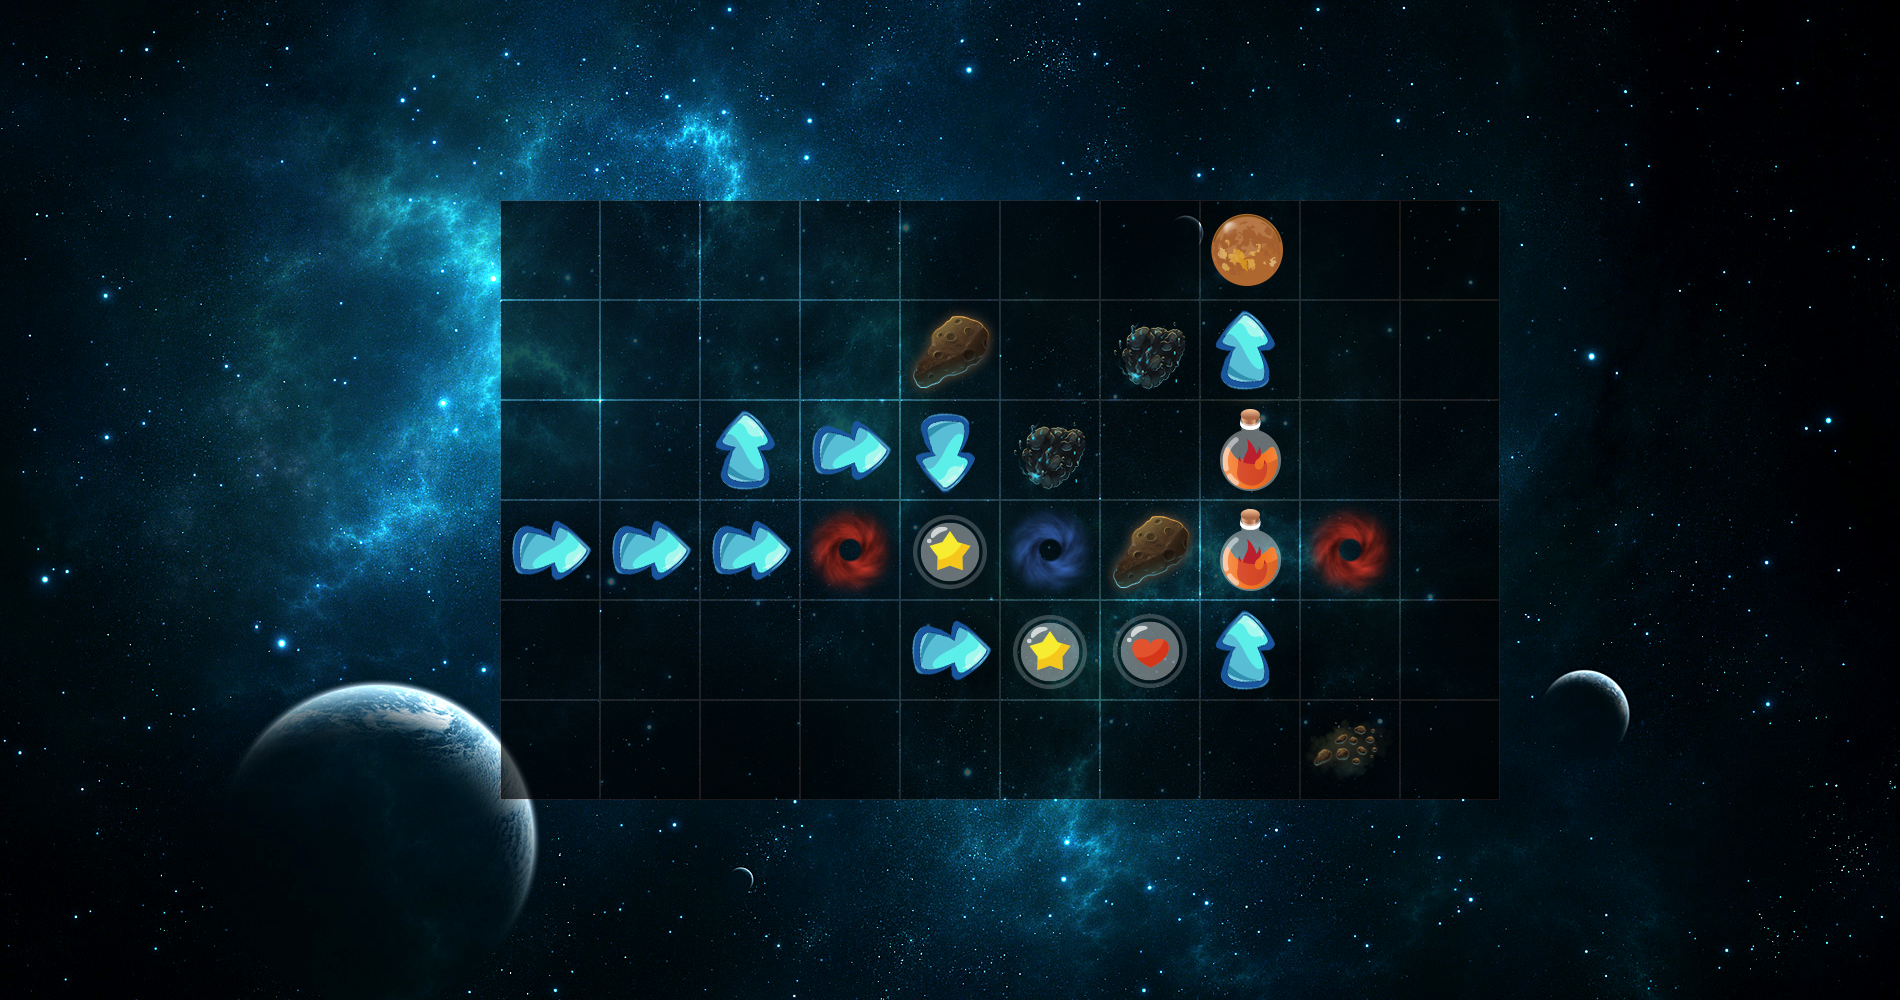

This is a level from a 2D game, rendered from its Tiled map with the project's own tilesets. A one-line summary and the complete map file follow:
An orthogonal 19x10 tile map with 100x100 px tiles, 5 tile layers (Tile Layer 1, grid, hole, item, ...), 5 tilesets and 1 object.

<map version="1.0" orientation="orthogonal" renderorder="right-up" width="19" height="10" tilewidth="100" tileheight="100" nextobjectid="8">
 <tileset firstgid="1" name="bg" tilewidth="100" tileheight="100" tilecount="228" columns="19">
  <image source="bg.jpg" width="1920" height="1200" />
 </tileset>
 <tileset firstgid="229" name="red-hole" tilewidth="100" tileheight="100" tilecount="100" columns="10">
  <image source="../common/red-hole.png" width="1000" height="1000" />
  <tile id="0">
   <animation>
    <frame tileid="0" duration="200" />
    <frame tileid="1" duration="200" />
    <frame tileid="2" duration="200" />
    <frame tileid="3" duration="200" />
    <frame tileid="4" duration="200" />
    <frame tileid="5" duration="200" />
    <frame tileid="6" duration="200" />
   </animation>
  </tile>
 </tileset>
 <tileset firstgid="329" name="blue-hole-black" tilewidth="100" tileheight="100" tilecount="100" columns="10">
  <image source="../common/blue-hole-black.png" width="1000" height="1000" />
  <tile id="0">
   <animation>
    <frame tileid="0" duration="200" />
    <frame tileid="1" duration="200" />
    <frame tileid="2" duration="200" />
    <frame tileid="3" duration="200" />
    <frame tileid="4" duration="200" />
    <frame tileid="5" duration="200" />
    <frame tileid="6" duration="200" />
   </animation>
  </tile>
 </tileset>
 <tileset firstgid="429" name="grid-game" tilewidth="100" tileheight="100" tilecount="1" columns="1">
  <image source="../common/grid-game.png" width="100" height="100" />
 </tileset>
 <tileset firstgid="430" name="character" tilewidth="100" tileheight="100" tilecount="54" columns="9">
  <image source="../common/character.png" width="960" height="640" />
 </tileset>
 <layer name="Tile Layer 1" width="19" height="10">
  <data encoding="csv">
20,21,22,23,24,25,26,27,28,29,30,31,32,33,34,35,36,37,38,
39,40,41,42,43,44,45,46,47,48,49,50,51,52,53,54,55,56,57,
58,59,60,61,62,63,64,65,66,67,68,69,70,71,72,73,74,75,76,
77,78,79,80,81,82,83,84,85,86,87,88,89,90,91,92,93,94,95,
96,97,98,99,100,101,102,103,104,105,106,107,108,109,110,111,112,113,114,
115,116,117,118,119,120,121,122,123,124,125,126,127,128,129,130,131,132,133,
134,135,136,137,138,139,140,141,142,143,144,145,146,147,148,149,150,151,152,
153,154,155,156,157,158,159,160,161,162,163,164,165,166,167,168,169,170,171,
172,173,174,175,176,177,178,179,180,181,182,183,184,185,186,187,188,189,190,
191,192,193,194,195,196,197,198,199,200,201,202,203,204,205,206,207,208,209
</data>
 </layer>
 <layer name="grid" width="19" height="10">
  <data encoding="csv">
0,0,0,0,0,0,0,0,0,0,0,0,0,0,0,0,0,0,0,
0,0,0,0,0,0,0,0,0,0,0,0,0,0,0,0,0,0,0,
0,0,0,0,0,429,429,429,429,429,429,429,429,429,429,0,0,0,0,
0,0,0,0,0,429,429,429,429,429,429,429,429,429,429,0,0,0,0,
0,0,0,0,0,429,429,429,429,429,429,429,429,429,429,0,0,0,0,
0,0,0,0,0,429,429,429,429,429,429,429,429,429,429,0,0,0,0,
0,0,0,0,0,429,429,429,429,429,429,429,429,429,429,0,0,0,0,
0,0,0,0,0,429,429,429,429,429,429,429,429,429,429,0,0,0,0,
0,0,0,0,0,0,0,0,0,0,0,0,0,0,0,0,0,0,0,
0,0,0,0,0,0,0,0,0,0,0,0,0,0,0,0,0,0,0
</data>
 </layer>
 <layer name="hole" width="19" height="10">
  <data encoding="csv">
0,0,0,0,0,0,0,0,0,0,0,0,0,0,0,0,0,0,0,
0,0,0,0,0,0,0,0,0,0,0,0,0,0,0,0,0,0,0,
0,0,0,0,0,0,0,0,0,0,0,0,0,0,0,0,0,0,0,
0,0,0,0,0,0,0,0,0,432,0,433,458,0,0,0,0,0,0,
0,0,0,0,0,0,0,0,0,0,433,0,0,0,0,0,0,0,0,
0,0,0,0,0,0,0,0,229,0,329,432,0,229,0,0,0,0,0,
0,0,0,0,0,0,0,0,0,0,0,0,0,0,0,0,0,0,0,
0,0,0,0,0,0,0,0,0,0,0,0,0,431,0,0,0,0,0,
0,0,0,0,0,0,0,0,0,0,0,0,0,0,0,0,0,0,0,
0,0,0,0,0,0,0,0,0,0,0,0,0,0,0,0,0,0,0
</data>
 </layer>
 <layer name="item" width="19" height="10">
  <data encoding="csv">
0,0,0,0,0,0,0,0,0,0,0,0,0,0,0,0,0,0,0,
0,0,0,0,0,0,0,0,0,0,0,0,0,0,0,0,0,0,0,
0,0,0,0,0,0,0,0,0,0,0,0,440,0,0,0,0,0,0,
0,0,0,0,0,0,0,0,0,0,0,0,0,0,0,0,0,0,0,
0,0,0,0,0,0,0,0,0,0,0,0,454,0,0,0,0,0,0,
0,0,0,0,0,0,0,0,0,452,0,0,454,0,0,0,0,0,0,
0,0,0,0,0,0,0,0,0,0,452,453,0,0,0,0,0,0,0,
0,0,0,0,0,0,0,0,0,0,0,0,0,0,0,0,0,0,0,
0,0,0,0,0,0,0,0,0,0,0,0,0,0,0,0,0,0,0,
0,0,0,0,0,0,0,0,0,0,0,0,0,0,0,0,0,0,0
</data>
 </layer>
 <layer name="arrow" width="19" height="10">
  <data encoding="csv">
0,0,0,0,0,0,0,0,0,0,0,0,0,0,0,0,0,0,0,
0,0,0,0,0,0,0,0,0,0,0,0,0,0,0,0,0,0,0,
0,0,0,0,0,0,0,0,0,0,0,0,0,0,0,0,0,0,0,
0,0,0,0,0,0,0,0,0,0,0,0,0,0,0,0,0,0,0,
0,0,0,0,0,0,0,458,459,467,0,0,0,0,0,0,0,0,0,
0,0,0,0,0,459,459,459,0,0,0,0,0,0,0,0,0,0,0,
0,0,0,0,0,0,0,0,0,459,0,0,458,0,0,0,0,0,0,
0,0,0,0,0,0,0,0,0,0,0,0,0,0,0,0,0,0,0,
0,0,0,0,0,0,0,0,0,0,0,0,0,0,0,0,0,0,0,
0,0,0,0,0,0,0,0,0,0,0,0,0,0,0,0,0,0,0
</data>
 </layer>
 <objectgroup color="#0080ff" name="Menu">
  <object id="1" x="0" y="0" width="300" height="1000" />
 </objectgroup>
</map>
